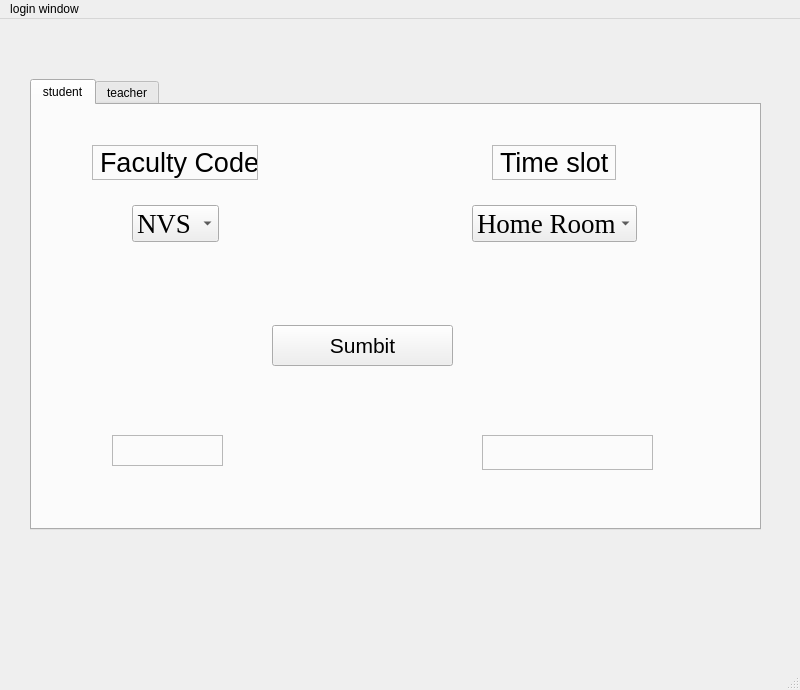
<?xml version="1.0" encoding="UTF-8"?>
<ui version="4.0">
 <class>MainWindow</class>
 <widget class="QMainWindow" name="MainWindow">
  <property name="geometry">
   <rect>
    <x>0</x>
    <y>0</y>
    <width>800</width>
    <height>690</height>
   </rect>
  </property>
  <property name="windowTitle">
   <string>MainWindow</string>
  </property>
  <widget class="QWidget" name="centralwidget">
   <widget class="QTabWidget" name="tabWidget">
    <property name="geometry">
     <rect>
      <x>30</x>
      <y>60</y>
      <width>731</width>
      <height>451</height>
     </rect>
    </property>
    <property name="currentIndex">
     <number>0</number>
    </property>
    <widget class="QWidget" name="tab">
     <attribute name="title">
      <string>student</string>
     </attribute>
     <widget class="QComboBox" name="comboBox1">
      <property name="geometry">
       <rect>
        <x>100</x>
        <y>100</y>
        <width>87</width>
        <height>37</height>
       </rect>
      </property>
      <property name="font">
       <font>
        <family>Times New Roman</family>
        <pointsize>20</pointsize>
       </font>
      </property>
      <property name="statusTip">
       <string>Select the required faculty</string>
      </property>
      <property name="autoFillBackground">
       <bool>false</bool>
      </property>
      <property name="editable">
       <bool>false</bool>
      </property>
      <property name="maxVisibleItems">
       <number>50</number>
      </property>
      <property name="sizeAdjustPolicy">
       <enum>QComboBox::AdjustToContentsOnFirstShow</enum>
      </property>
      <property name="duplicatesEnabled">
       <bool>false</bool>
      </property>
      <item>
       <property name="text">
        <string>NVS</string>
       </property>
      </item>
      <item>
       <property name="text">
        <string>MDB</string>
       </property>
      </item>
      <item>
       <property name="text">
        <string>NPS</string>
       </property>
      </item>
      <item>
       <property name="text">
        <string>LL</string>
       </property>
      </item>
     </widget>
     <widget class="QLabel" name="label2">
      <property name="geometry">
       <rect>
        <x>460</x>
        <y>40</y>
        <width>124</width>
        <height>35</height>
       </rect>
      </property>
      <property name="font">
       <font>
        <pointsize>20</pointsize>
       </font>
      </property>
      <property name="frameShape">
       <enum>QFrame::StyledPanel</enum>
      </property>
      <property name="text">
       <string>Time slot</string>
      </property>
     </widget>
     <widget class="QLabel" name="label1">
      <property name="geometry">
       <rect>
        <x>60</x>
        <y>40</y>
        <width>166</width>
        <height>35</height>
       </rect>
      </property>
      <property name="font">
       <font>
        <pointsize>20</pointsize>
       </font>
      </property>
      <property name="frameShape">
       <enum>QFrame::StyledPanel</enum>
      </property>
      <property name="text">
       <string>Faculty Code</string>
      </property>
     </widget>
     <widget class="QPushButton" name="submitNLW">
      <property name="geometry">
       <rect>
        <x>240</x>
        <y>220</y>
        <width>181</width>
        <height>41</height>
       </rect>
      </property>
      <property name="font">
       <font>
        <pointsize>16</pointsize>
       </font>
      </property>
      <property name="text">
       <string>Sumbit</string>
      </property>
     </widget>
     <widget class="QLabel" name="labelx">
      <property name="geometry">
       <rect>
        <x>80</x>
        <y>330</y>
        <width>111</width>
        <height>31</height>
       </rect>
      </property>
      <property name="font">
       <font>
        <pointsize>20</pointsize>
       </font>
      </property>
      <property name="frameShape">
       <enum>QFrame::StyledPanel</enum>
      </property>
      <property name="text">
       <string/>
      </property>
     </widget>
     <widget class="QComboBox" name="comboBox2">
      <property name="geometry">
       <rect>
        <x>440</x>
        <y>100</y>
        <width>165</width>
        <height>37</height>
       </rect>
      </property>
      <property name="font">
       <font>
        <family>Times New Roman</family>
        <pointsize>20</pointsize>
       </font>
      </property>
      <property name="statusTip">
       <string>Select the time slot</string>
      </property>
      <property name="autoFillBackground">
       <bool>false</bool>
      </property>
      <property name="maxVisibleItems">
       <number>50</number>
      </property>
      <property name="sizeAdjustPolicy">
       <enum>QComboBox::AdjustToContentsOnFirstShow</enum>
      </property>
      <property name="duplicatesEnabled">
       <bool>false</bool>
      </property>
      <item>
       <property name="text">
        <string>Home Room</string>
       </property>
      </item>
      <item>
       <property name="text">
        <string>8:00-9:00</string>
       </property>
      </item>
      <item>
       <property name="text">
        <string>9:00-10:00</string>
       </property>
      </item>
      <item>
       <property name="text">
        <string>10:15-11:15</string>
       </property>
      </item>
      <item>
       <property name="text">
        <string>11:15-12:15</string>
       </property>
      </item>
      <item>
       <property name="text">
        <string>1:00-2:00</string>
       </property>
      </item>
      <item>
       <property name="text">
        <string>2:00-3:00</string>
       </property>
      </item>
      <item>
       <property name="text">
        <string>3:00-4:00</string>
       </property>
      </item>
     </widget>
     <widget class="QLabel" name="labely">
      <property name="geometry">
       <rect>
        <x>450</x>
        <y>330</y>
        <width>171</width>
        <height>35</height>
       </rect>
      </property>
      <property name="font">
       <font>
        <pointsize>20</pointsize>
       </font>
      </property>
      <property name="frameShape">
       <enum>QFrame::StyledPanel</enum>
      </property>
      <property name="text">
       <string/>
      </property>
     </widget>
    </widget>
    <widget class="QWidget" name="tab_2">
     <attribute name="icon">
      <iconset theme="teacher">
       <normaloff>.</normaloff>.</iconset>
     </attribute>
     <attribute name="title">
      <string>teacher</string>
     </attribute>
     <widget class="QWidget" name="formLayoutWidget_2">
      <property name="geometry">
       <rect>
        <x>180</x>
        <y>130</y>
        <width>251</width>
        <height>131</height>
       </rect>
      </property>
      <layout class="QFormLayout" name="formLayout_2">
       <item row="0" column="0">
        <widget class="QLabel" name="usernameLabel">
         <property name="text">
          <string>username</string>
         </property>
        </widget>
       </item>
       <item row="0" column="1">
        <widget class="QLineEdit" name="usernameLE"/>
       </item>
       <item row="1" column="0" colspan="2">
        <spacer name="horizontalSpacer">
         <property name="orientation">
          <enum>Qt::Horizontal</enum>
         </property>
         <property name="sizeHint" stdset="0">
          <size>
           <width>40</width>
           <height>20</height>
          </size>
         </property>
        </spacer>
       </item>
       <item row="2" column="0">
        <widget class="QLabel" name="passwordLabel_2">
         <property name="text">
          <string>password</string>
         </property>
        </widget>
       </item>
       <item row="2" column="1">
        <widget class="QLineEdit" name="passwordLE"/>
       </item>
      </layout>
     </widget>
     <widget class="QPushButton" name="proceedNLW">
      <property name="geometry">
       <rect>
        <x>280</x>
        <y>310</y>
        <width>93</width>
        <height>28</height>
       </rect>
      </property>
      <property name="text">
       <string>proceed</string>
      </property>
     </widget>
    </widget>
   </widget>
  </widget>
  <widget class="QMenuBar" name="menubar">
   <property name="geometry">
    <rect>
     <x>0</x>
     <y>0</y>
     <width>800</width>
     <height>21</height>
    </rect>
   </property>
   <widget class="QMenu" name="menulogin_window">
    <property name="title">
     <string>login window</string>
    </property>
   </widget>
   <addaction name="menulogin_window"/>
  </widget>
  <widget class="QStatusBar" name="statusbar"/>
 </widget>
 <resources/>
 <connections/>
</ui>
